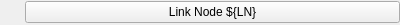
<?xml version="1.0" encoding="UTF-8"?>
<ui version="4.0">
 <class>Form</class>
 <widget class="QWidget" name="Form">
  <property name="geometry">
   <rect>
    <x>0</x>
    <y>0</y>
    <width>400</width>
    <height>25</height>
   </rect>
  </property>
  <property name="windowTitle">
   <string>Form</string>
  </property>
  <layout class="QHBoxLayout" name="horizontalLayout">
   <property name="spacing">
    <number>5</number>
   </property>
   <property name="leftMargin">
    <number>0</number>
   </property>
   <property name="topMargin">
    <number>0</number>
   </property>
   <property name="rightMargin">
    <number>0</number>
   </property>
   <property name="bottomMargin">
    <number>0</number>
   </property>
   <item>
    <widget class="PyDMByteIndicator" name="PyDMByteIndicator">
     <property name="minimumSize">
      <size>
       <width>20</width>
       <height>20</height>
      </size>
     </property>
     <property name="maximumSize">
      <size>
       <width>20</width>
       <height>20</height>
      </size>
     </property>
     <property name="toolTip">
      <string/>
     </property>
     <property name="showLabels" stdset="0">
      <bool>false</bool>
     </property>
    </widget>
   </item>
   <item>
    <widget class="PyDMRelatedDisplayButton" name="PyDMRelatedDisplayButton">
     <property name="toolTip">
      <string/>
     </property>
     <property name="text">
      <string>Link Node ${LN}</string>
     </property>
     <property name="filenames" stdset="0">
      <stringlist>
       <string>$PYDM/mps/mps_cn_inputs.ui</string>
      </stringlist>
     </property>
     <property name="openInNewWindow" stdset="0">
      <bool>true</bool>
     </property>
    </widget>
   </item>
  </layout>
 </widget>
 <customwidgets>
  <customwidget>
   <class>PyDMRelatedDisplayButton</class>
   <extends>QPushButton</extends>
   <header>pydm.widgets.related_display_button</header>
  </customwidget>
  <customwidget>
   <class>PyDMByteIndicator</class>
   <extends>QWidget</extends>
   <header>pydm.widgets.byte</header>
  </customwidget>
 </customwidgets>
 <resources/>
 <connections/>
</ui>
